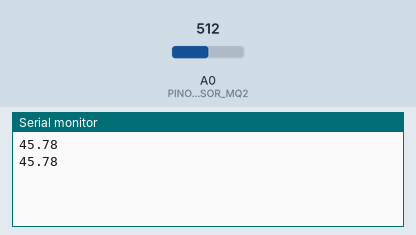
A sketch run on a simulated Arduino Uno, built with avr-gcc and run on an emulated ATmega328P. On the bench: the last lines printed to the serial monitor. The test bench sets the inputs (shaded band); at power-on: A0 (PINO_SENSOR_MQ2) = 512.

Above: at 1.8 s.
1.9 s: A0 (PINO_SENSOR_MQ2) set to 716
At 2.4 s:
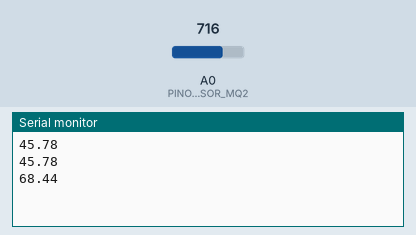
3.4 s: A0 (PINO_SENSOR_MQ2) set to 900
At 4.8 s:
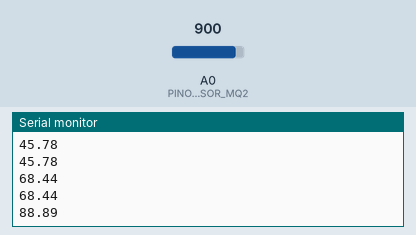
Timing chart, 0 to 6.4 s (numbered marks = the images above; inputs shaded):
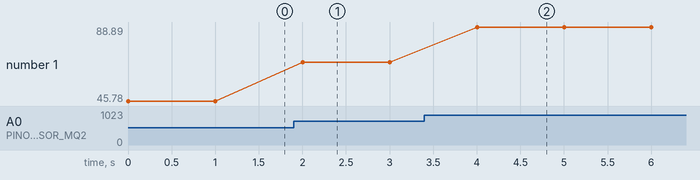

Measured:
- after the input at 1.9 s, the serial monitor: prints a new line after 0.10 s (image 1)
- after the input at 3.4 s, the serial monitor: prints a new line after 0.60 s (image 2)
- plotted number 1: 45.78 → 68.44 after the input at 1.9 s, 68.44 → 88.89 after the input at 3.4 s

The sketch:

sketch_aug30a.ino
```cpp
//Aqui declaramos uma constante (é tipo uma variável, só que você apenas atribui o valor dela uma vez), que está definida para ler a Entrada Analógica A0
const int PINO_SENSOR_MQ2 = A0;
//Aqui declaramos uma constante de valor minimo para ser usado no calculo
const int VALOR_MINIMO = 100;
//Aqui declaramos uma constante de valor máximo para ser usado no calculo
const int VALOR_MAXIMO = 1000;

void setup() {
 Serial.begin(9600);
}

void loop() {
  //Aqui o arduino irá atribuir a uma variável do tipo inteiro, o valor do dado capturado pelo sensor na entrada A0.
  int valorSensor = analogRead(PINO_SENSOR_MQ2);

  //Aqui é o valor do calculo
  float porcentagem = ((float) (valorSensor - VALOR_MINIMO) / (VALOR_MAXIMO - VALOR_MINIMO)) * 100;

  if (porcentagem < 0) {
    porcentagem = 0;

  } else if (porcentagem > 100) {
    porcentagem = 100;
  }


  Serial.println(porcentagem);


  delay(1000);

}
```
